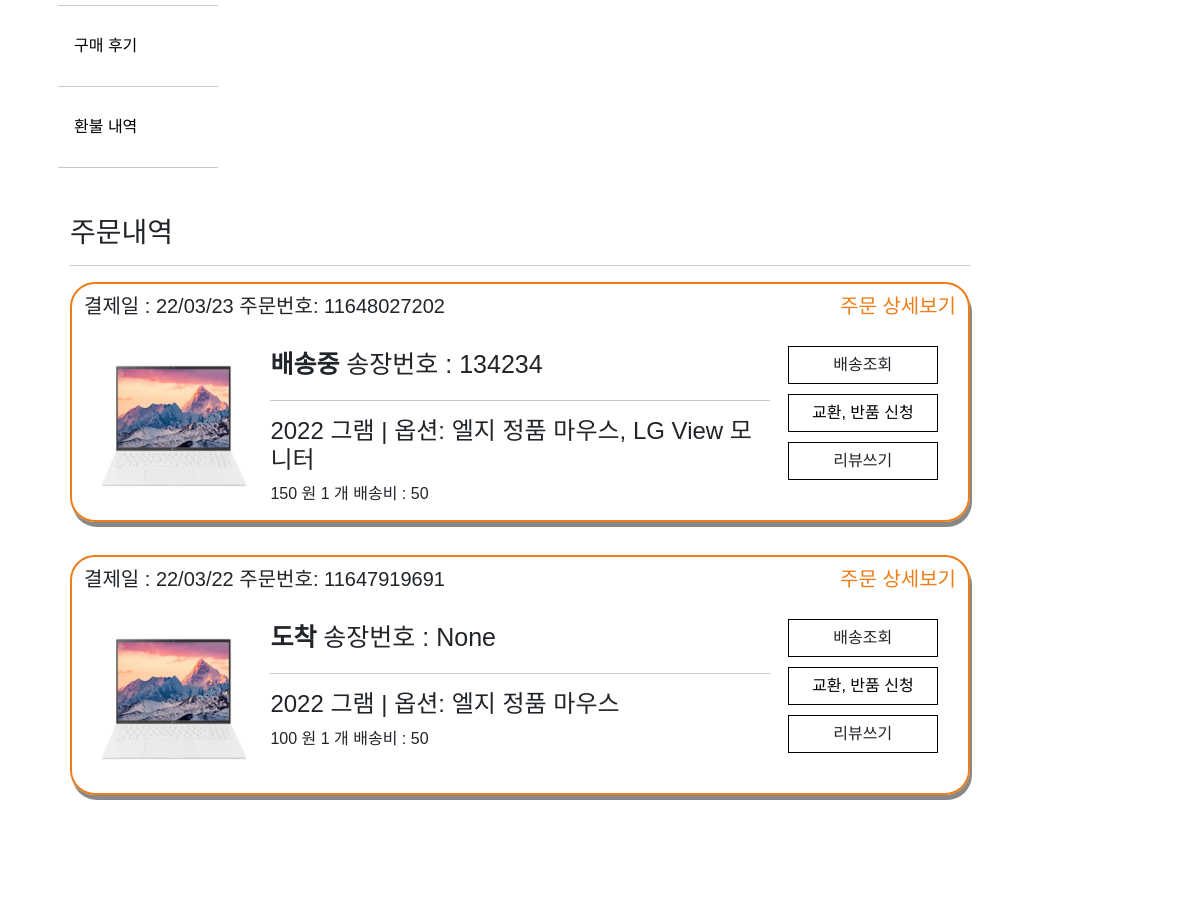
Page /mypage/orderhistory/ (signed in, middle part) on the earlier database version.
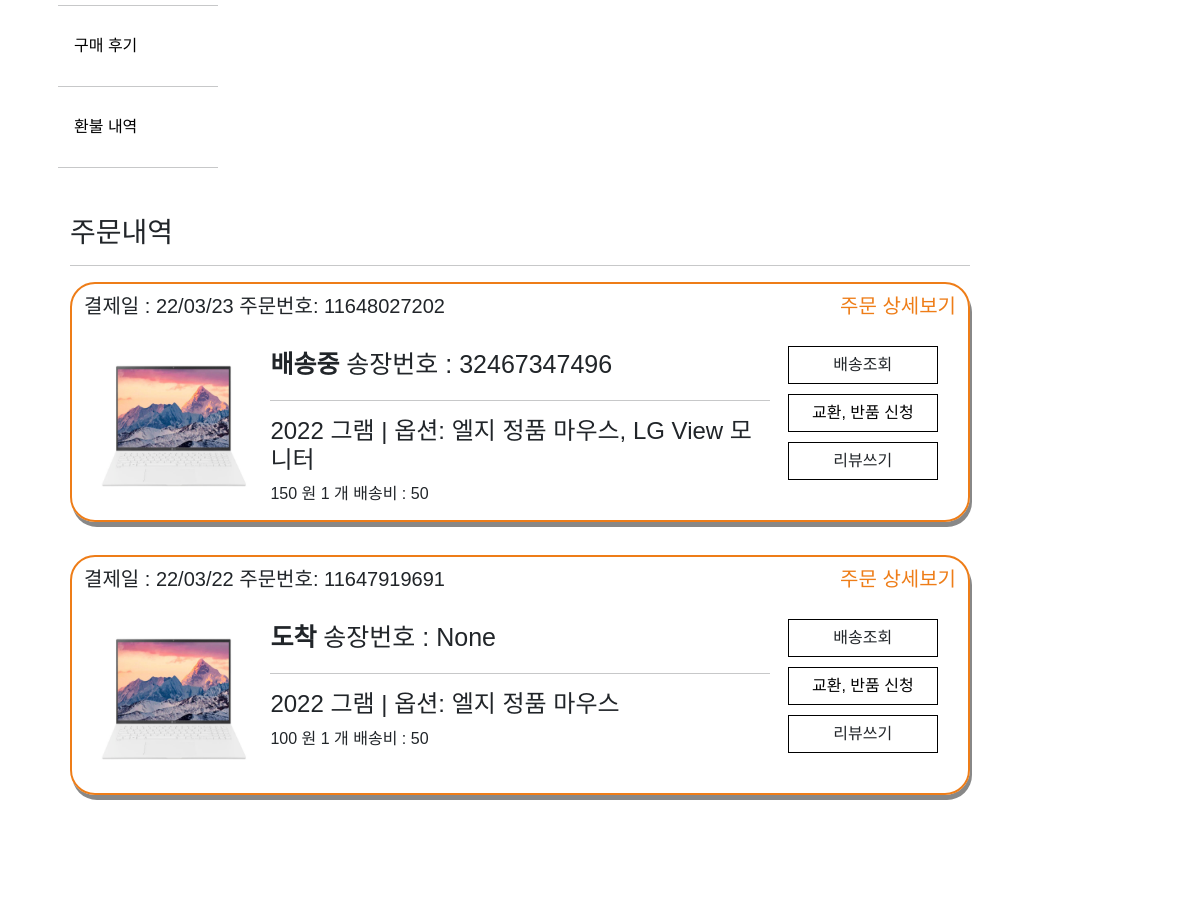
Same page on the later database version.
### store/models.py (models this page shows, shortened)
class OrderItem(models.Model):
    DELIVER_COMPANY = (
        ('04', 'CJ대한통운'),
        ('05', '한진택배'),
        ('08', '롯데택배'),
        ('06', '로젠택배'),
        ('01', '우체국택배'),
        ('46', 'CU편의점택배'),
        ('24', 'GS Postbox 택배	'),
    )
    product = models.ForeignKey(Product, on_delete=models.SET_NULL, null=True)
    order = models.ForeignKey(Order, on_delete=models.SET_NULL, null=True, blank=True)
    orderHistory = models.ForeignKey(OrderHistory, on_delete=models.SET_NULL, null=True)
    deliver_state = models.CharField(max_length=200, null=True, blank=True)
    quantity = models.IntegerField(default=0, null=True, blank=True)
    date_added = models.DateTimeField(auto_now_add=True)
    item_option_bool = models.BooleanField(default=False, blank=False, null=True)
    deliver_company = models.CharField(max_length=200, choices=DELIVER_COMPANY, null=True, blank=True)
    track_number = models.IntegerField(null=True, blank=True)
    @property
    def get_all_option_name(self):
        orderOptions = self.orderitemoption_set.all()  # 해당 order의 자식 가져와서
        data = ""
        for name in orderOptions:
            data += name.get_option_name + ", "
        data = data.strip(', ')
        return data
    @property  # 배송비
    def get_delivery_price(self):
        return self.product.shipment_price
    @property  # 옵션 포함 가격
    def get_all_total(self):
        total = self.product.price_discount * self.quantity
        orderOptions = self.orderitemoption_set.all()  # 해당 order의 자식 가져와서
        total += sum([item.get_total for item in orderOptions])  # 다더함함
        return total

class OrderHistory(models.Model):
    customer = models.ForeignKey(Customer, on_delete=models.SET_NULL, null=True, blank=True)
    order_name = models.CharField(max_length=200, null=True, blank=True)
    date_ordered = models.DateTimeField(auto_now_add=True)
    date_completed = models.DateTimeField(null=True, blank=True)
    track_number = models.IntegerField(null=True, blank=True)
    payment_state = models.BooleanField(default=False)
    shipping_fee = models.IntegerField(null=True, blank=True)
    order_number = models.IntegerField(null=True, blank=True)
    email = models.EmailField(null=True, blank=True)
    total_fee = models.IntegerField(null=True, blank=True)
    post_code = models.CharField(max_length=200, null=True, blank=True)
    recipent_address1 = models.CharField(max_length=200, null=False)
    recipent_address2 = models.CharField(max_length=200, null=False)
    recipent_number = models.CharField(max_length=50, null=False)
    recipent_name = models.CharField(max_length=50, null=False)
    order_request = models.CharField(max_length=100, null=False)
    orderer_number = models.CharField(max_length=100, null=False)
    orderer_name = models.CharField(max_length=100, null=False)
    receipt_url = models.CharField(max_length=500, null=True, blank=True)
    status = models.CharField(max_length=100, null=True, blank=True)
    emb_pg_provider = models.CharField(max_length=100, null=True, blank=True)
    imp_uid = models.CharField(max_length=100, null=True, blank=True)
    pay_method = models.CharField(max_length=100, null=True, blank=True)

class Product(models.Model):
    product_name = models.CharField(max_length=200)
    price = models.FloatField(null=False, blank=False)
    image_detail = models.ImageField(null=True, blank=True)
    image_title = models.ImageField(null=True, blank=True)
    image_introduce = models.ImageField(null=True, blank=True)
    seller_code = models.CharField(max_length=50, null=False, blank=False)
    price_discount = models.FloatField(null=True)
    discount = models.IntegerField(null=True)
    stock = models.IntegerField()
    first_title = models.CharField(max_length=200)
    second_title = models.CharField(max_length=200)
    shipment_price = models.IntegerField(blank=True)
    hash_tag = models.CharField(max_length=200)
    option_bool = models.BooleanField(default=False, blank=False, null=True)
    collection_tag = models.CharField(max_length=200, null=True)
    item_company = models.CharField(null=False, max_length=200)
    product_status = models.BooleanField(default=False, blank=False, null=True)

class OrderItemOption(models.Model):
    order_item_option = models.ForeignKey(OrderItem, on_delete=models.CASCADE, null=True)
    product_option = models.ForeignKey(ProductOption, on_delete=models.CASCADE, null=True)
    quantity = models.IntegerField(default=0, null=True, blank=True)
    @property
    def get_option_name(self):
        return self.product_option.option_name
    @property
    def get_total(self):
        total = self.product_option.option_price * self.quantity
        return total

class ProductOption(models.Model):
    product = models.ForeignKey(Product, on_delete=models.CASCADE, null=True)
    option_name = models.CharField(max_length=200)
    option_seller_code = models.CharField(max_length=50, null=False, blank=False)
    option_price = models.FloatField(null=False, blank=False)
    option_stock = models.IntegerField()
    option_status = models.BooleanField(default=False, blank=False, null=True)

### store/views.py (the view)
# urls.py: path('mypage/orderhistory/', views.orderhistory, name="orderhistory"),
@login_required(login_url='account_login')
def orderhistory(request):
    customer = request.user.customer
    orderHistory = OrderHistory.objects.filter(customer=customer).order_by('-date_completed')
    orderItem = []
    for order in orderHistory:
        orderItem += order.orderitem_set.all()
    context = {'orderHistory': orderHistory, 'orderItem': orderItem}
    return render(request, 'mypage/orderhistory.html', context)

### store/templates/mypage/orderhistory.html (shortened to what the changed rows need)
{% extends 'store/mypage.html' %}
{% load static %}
{% block mypage %}
    <div class="container" style=" height: 90rem">
        {% for item in orderItem %}
            {% if item.deliver_state != "refunded" %}
                <div class=" container" id="rcorners2" style=" height: 15rem;">
                    <div class="item" style="padding-top: 10px">
                        <div><h5>결제일 : {{ item.orderHistory.date_completed | date:'y/m/d' }}
                            주문번호: {{ item.orderHistory.order_number }} <a class="orderlist-detail"
                                                                          href="{% url 'orderdetail' item.orderHistory.order_number item.product.seller_code %}"
                                                                          style="float: right">주문 상세보기</a></h5>
                        </div>
                    </div>
                    <div class="item" style="padding: 10px; height: 200px">
                        <div class="container-orderlist" style="flex-direction: row;">
                            <div class="item-orderlist-picture">
                                <img style="width: 160px; height: 180px"
                                     src={{ item.product.image_title.url }}  alt="..."/>
                            </div>
                            <div class="item-orderlist-info" style=" margin: 10px;">
                                {% if item.deliver_state == "checking" %}
                                    <span style="font-size: 25px; "><b>주문 확인중</b></span>
                                {% elif item.deliver_state == "delivering" %}
                                    <span style="font-size: 25px;"><b>배송중 </b> 송장번호 : {{ item.track_number }}</span>
                                {% elif item.deliver_state == "delivered" %}
                                    <span style="font-size: 25px; "><b>도착 </b> 송장번호 : {{ item.track_number }}</span>
                                {% endif %}
                                <hr>
                                {% if item.item_option_bool == True %}
                                    <h4>{{ item.product.product_name }} | 옵션: {{ item.get_all_option_name }}</h4>
                                {% else %}
                                    <h4>{{ item.product.product_name }}</h4>
                                {% endif %}
                                <span>{{ item.get_all_total | floatformat:0 }} 원 <span> {{ item.quantity }} 개</span> 배송비 : {{ item.get_delivery_price }}</span>
                            </div>
                            <div class="item-orderlist-button">
                                <div class="center-orderlist-option">
                                    <a class="nav-link-mypage btn"
                                       style="border-style: groove; border-color: black; width: 150px"
                                       onclick="deliverCheck({{ item.track_number |default_if_none:'null' }},{{ item.deliver_company }})"
                                    >배송조회</a>
                                </div>
                                <div class="center-orderlist-option">
                                    <a class="nav-link-mypage btn"
                                       style="border-style: groove; border-color: black; width: 150px"
                                       href="{% url 'cs' item.orderHistory.order_number item.product.seller_code %} ">교환,
                                        반품 신청</a>
                                </div>
                                <div class="center-orderlist-option">
                                    <a class="nav-link-mypage btn"
                                       style="border-style: groove; border-color: black; width: 150px"
                                       onclick="reviewButton({{ item.orderHistory.order_number }},{{ item.product.seller_code }}, '{{ item.deliver_state }}')">리뷰쓰기</a>
                                </div>
                            </div>
                        </div>
                    </div>
                </div>
            {% endif %}
        {% endfor %}
    </div>
{% endblock mypage %}

Differences in the rows shown:
changed OrderItem "엘지 정품 마우스, LG View 모니터": track_number "134234" → "32467347496"
